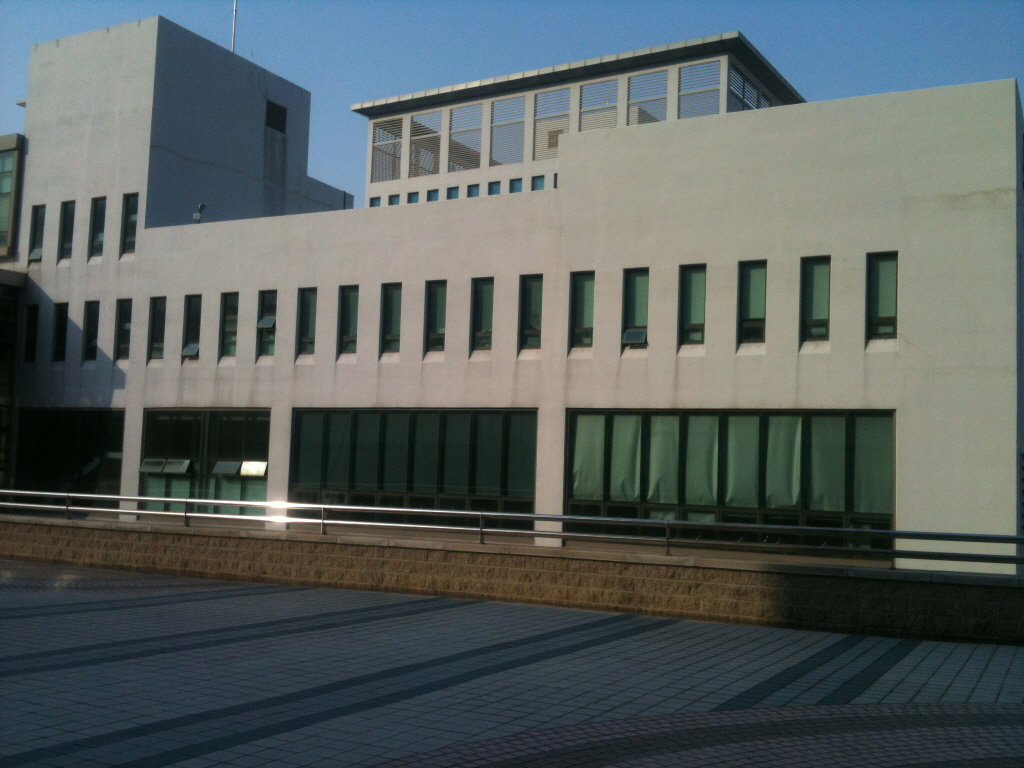
#> input picture dsu7.jpg, 1024 x 768 px
$ jupyter execute 1.4.13.ipynb
#> lines starting #> are read from the running program, lines starting #| are printed output that depends on the picture
[cell 1]
import cv2
from PIL import Image
import numpy as np
import matplotlib.pyplot as pl
from matplotlib import pyplot as plt

def nothing(x):
    pass

img = cv2.imread('dsu7.jpg')
#> img is the input picture: shape (768, 1024, 3); mean B, G, R 95.7, 96.2, 88.1
gray = cv2.cvtColor(img,cv2.COLOR_BGR2GRAY)
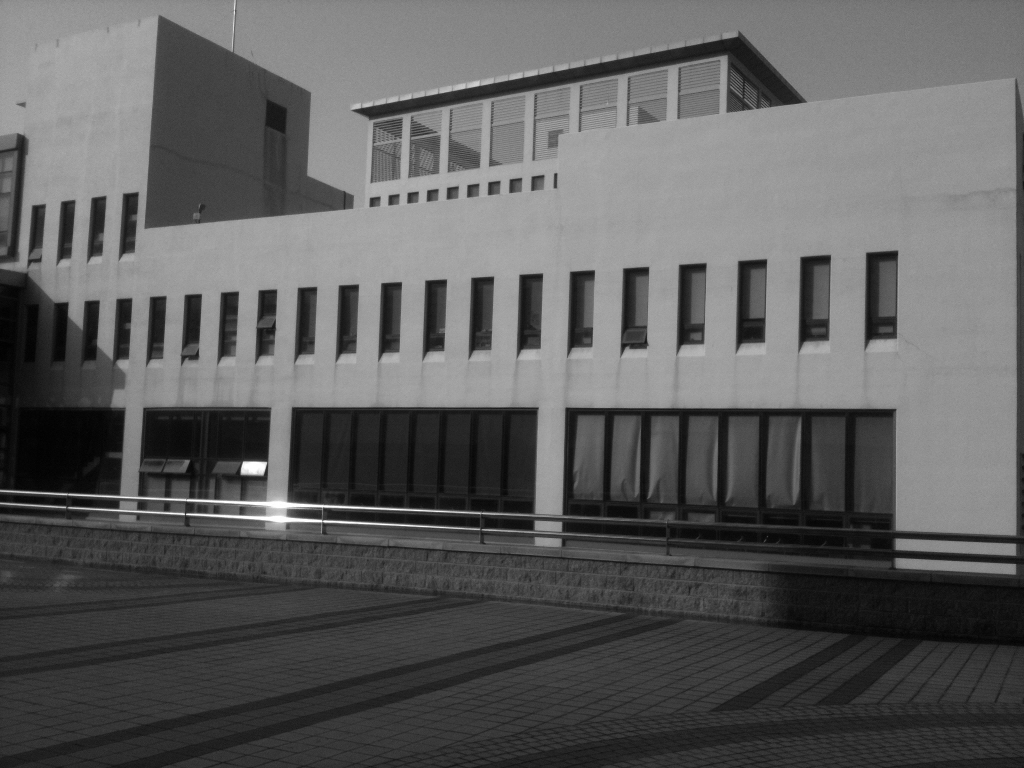
#> gray: shape (768, 1024); min 1, max 255, mean 93.7
edges = cv2.Canny(gray,50,150,apertureSize = 3)
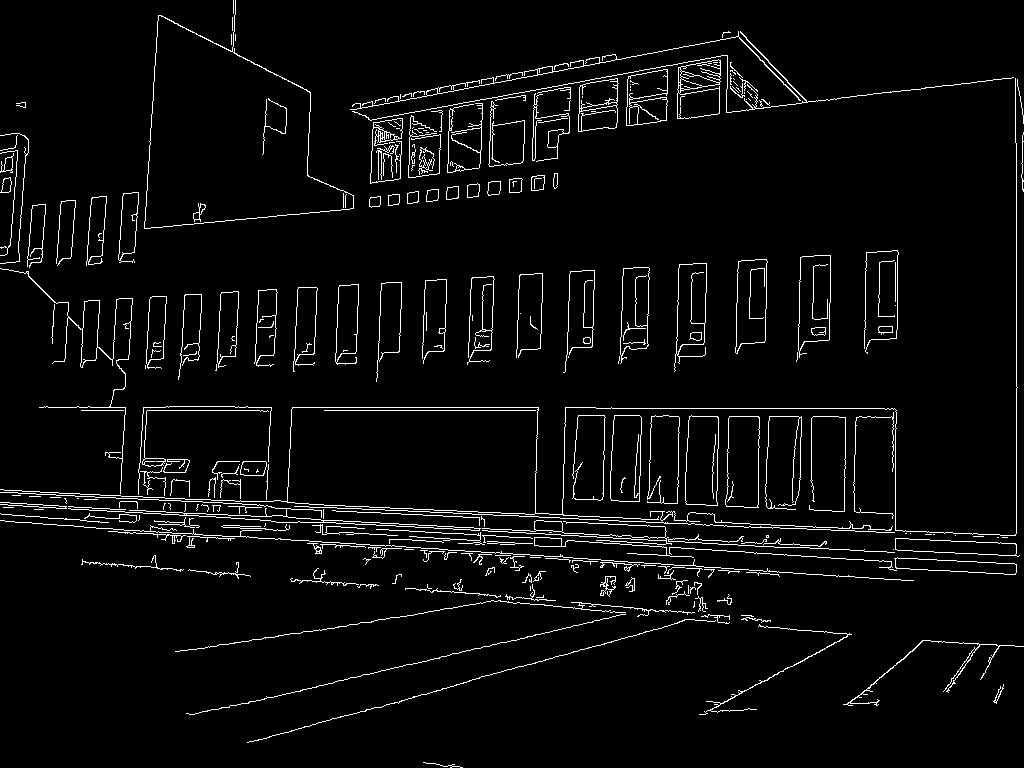
#> edges: shape (768, 1024); 4% white in thin lines or dots

cv2.namedWindow('image')
cv2.createTrackbar('threshold', 'image', 100, 500, nothing)
cv2.createTrackbar('number', 'image', 1, 100, nothing)
font = cv2.FONT_HERSHEY_SIMPLEX
while(1):
    k = cv2.waitKey(1) & 0xFF
#> (key Esc is pressed here)
    if k == 27:
        break
    threshold = cv2.getTrackbarPos('threshold', 'image')
    number = cv2.getTrackbarPos('number', 'image')
    lines = cv2.HoughLines(edges, 1, np.pi/180, threshold)
    img_rgb = cv2.imread('dsu7.jpg')
    numbers = number
    if(lines.shape[0]<number):
        numbers = lines.shape[0]
    msg = "numbers:"+str(lines.shape[0])
    cv2.putText(img_rgb, msg, (10, 30), font, 0.5, (255,255,255), 1, cv2.LINE_AA)
    for i in range(numbers):
        for rho,theta in lines[i]:
            a = np.cos(theta)
            b = np.sin(theta)
            x0 = a*rho
            y0 = b*rho
            x1 = int(x0 + 1000*(-b))
            y1 = int(y0 + 1000*(a))
            x2 = int(x0 - 1000*(-b))
            y2 = int(y0 - 1000*(a))
            cv2.line(img_rgb,(x1,y1),(x2,y2),(0,0,255),2)
    cv2.imshow('image',img_rgb)
cv2.destroyAllWindows()

[cell 2]
import cv2
from PIL import Image
import numpy as np
import matplotlib.pyplot as pl
from matplotlib import pyplot as plt

def nothing(x):
    pass

img = cv2.imread('dsu7.jpg')
gray = cv2.cvtColor(img,cv2.COLOR_BGR2GRAY)
edges = cv2.Canny(gray,50,150,apertureSize = 3)

cv2.namedWindow('image')
cv2.createTrackbar('minLineLength', 'image', 1, 500, nothing)
cv2.createTrackbar('maxLineGap', 'image', 1, 500, nothing)
cv2.createTrackbar('number', 'image', 1, 500, nothing)
font = cv2.FONT_HERSHEY_SIMPLEX
while(1):
    k = cv2.waitKey(1) & 0xFF
#> (key Esc is pressed here)

$ run again, with dsu1.jpg copied over dsu7.jpg
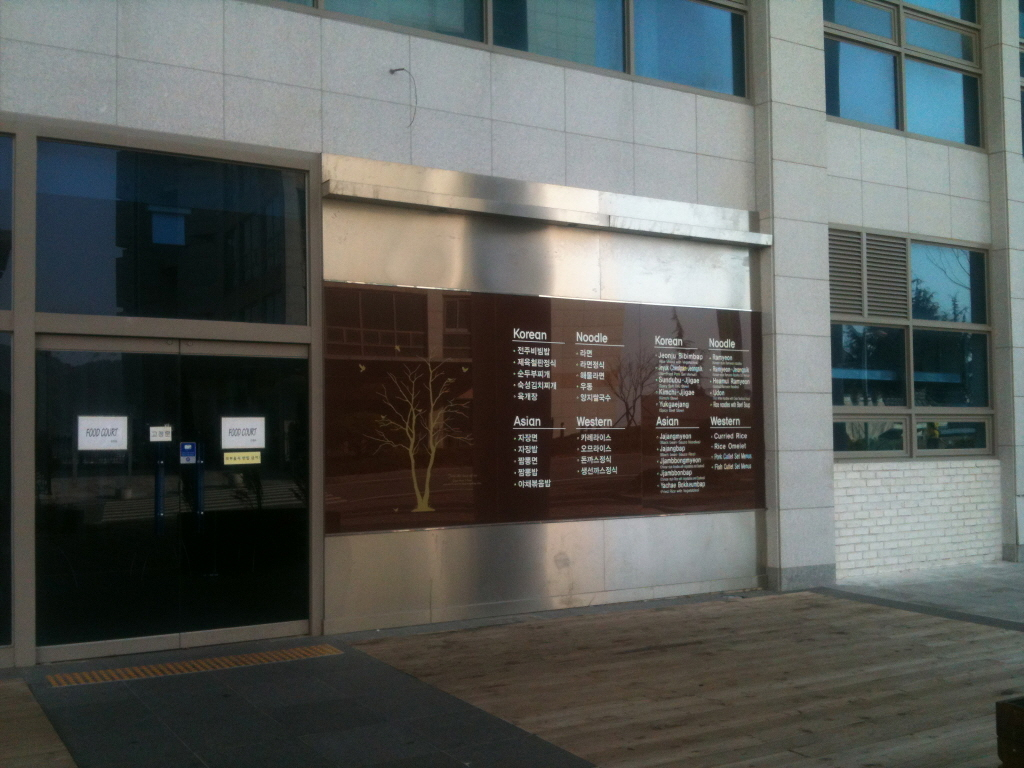
#> input picture dsu1.jpg, 1024 x 768 px
#> img is the input picture: shape (768, 1024, 3); mean B, G, R 88.3, 91.5, 88.3
#> `gray = cv2.cvtColor(img,cv2.COLOR_BGR2GRAY)`:
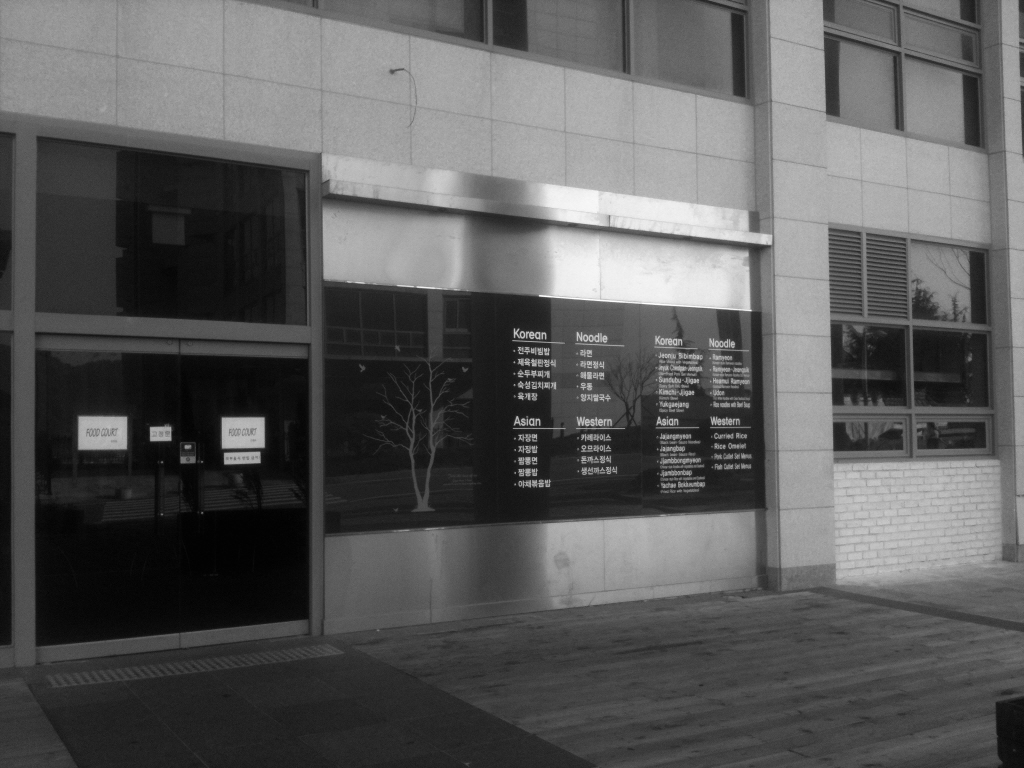
#> gray: shape (768, 1024); min 1, max 255, mean 90.1
#> `edges = cv2.Canny(gray,50,150,apertureSize = 3)`:
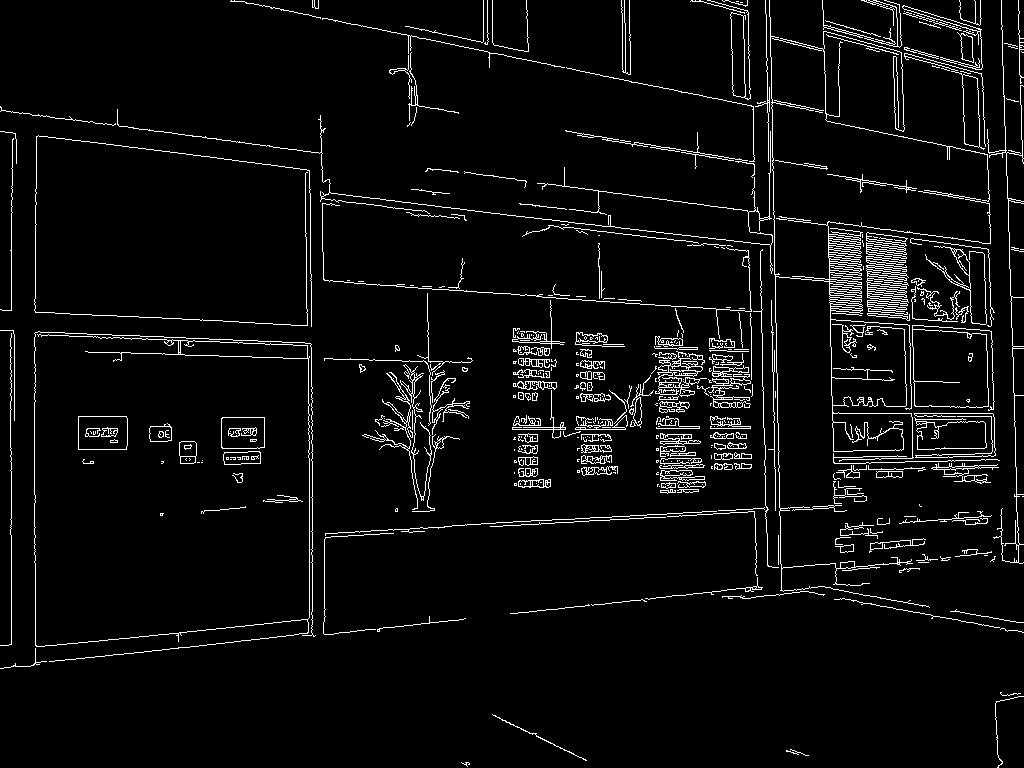
#> edges: shape (768, 1024); 4.7% white in thin lines or dots

$ run again, with dsu2.jpg copied over dsu7.jpg
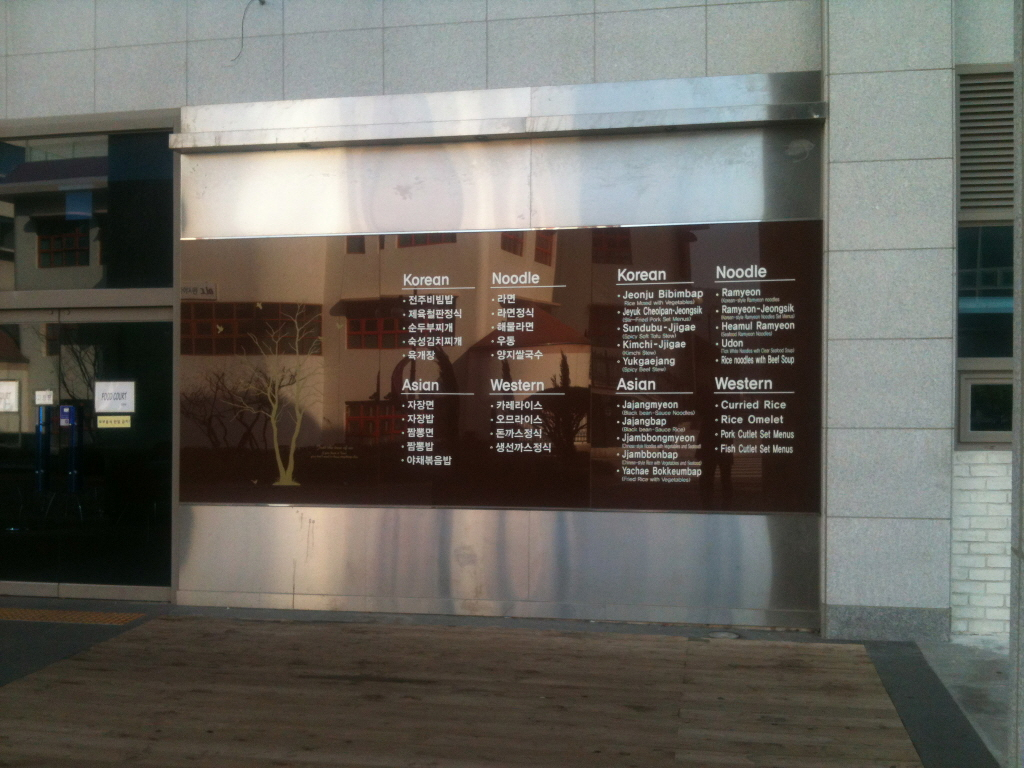
#> input picture dsu2.jpg, 1024 x 768 px
#> img is the input picture: shape (768, 1024, 3); mean B, G, R 93, 99.6, 102.1
#> `gray = cv2.cvtColor(img,cv2.COLOR_BGR2GRAY)`:
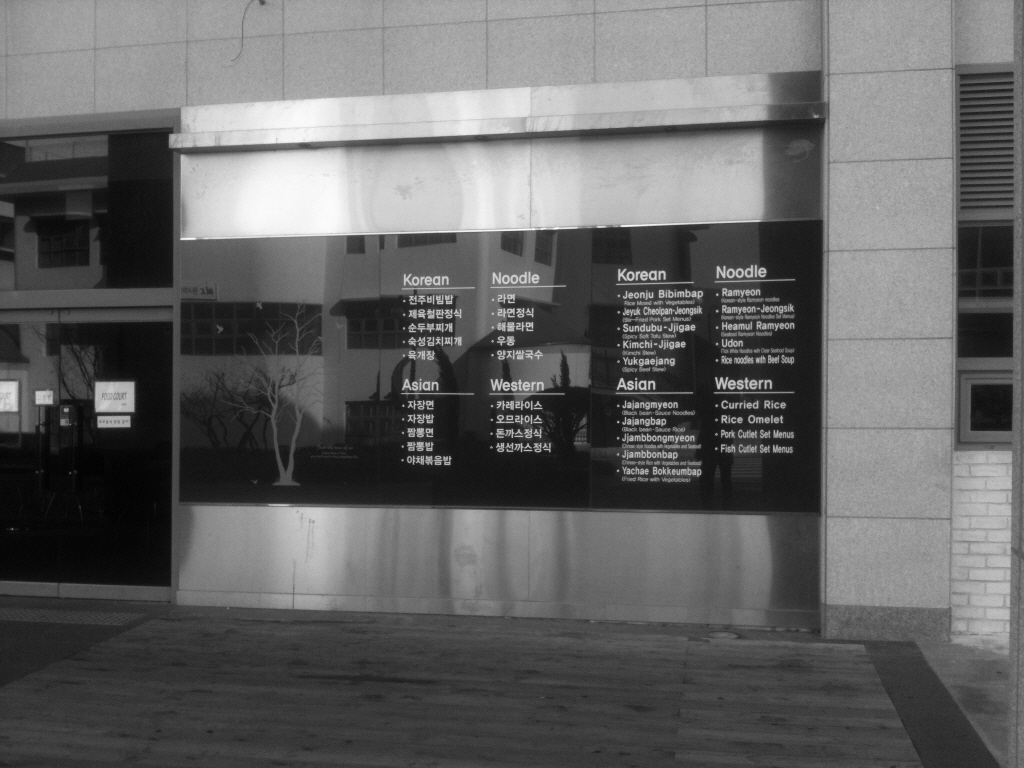
#> gray: shape (768, 1024); min 1, max 253, mean 99.6
#> `edges = cv2.Canny(gray,50,150,apertureSize = 3)`:
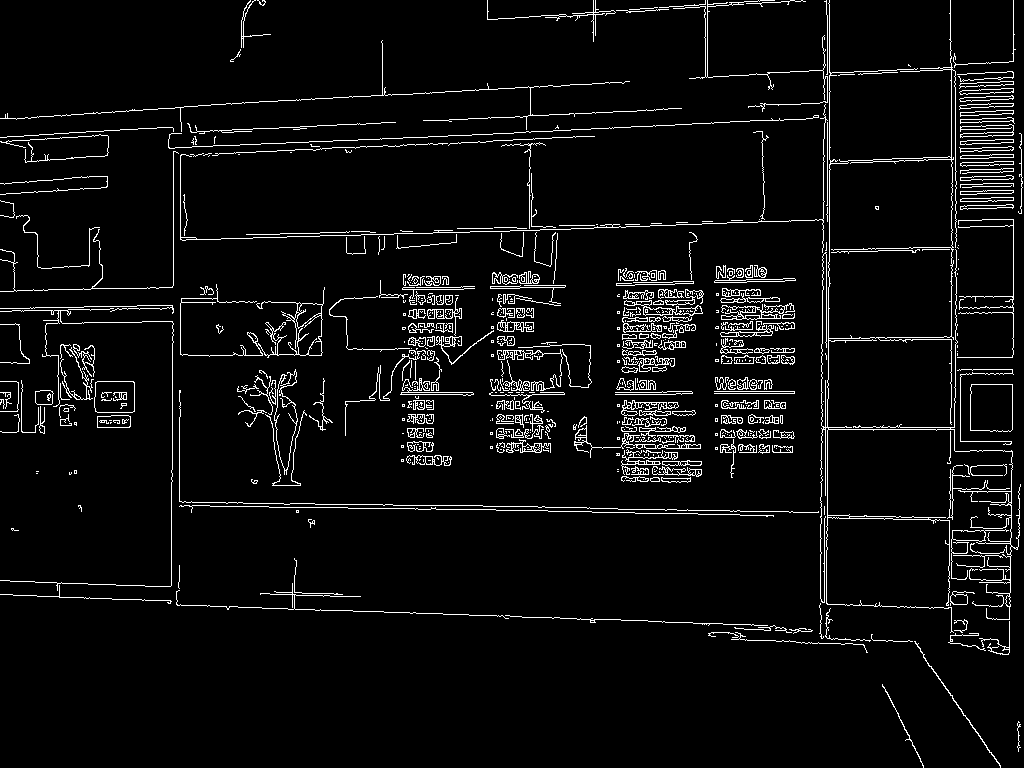
#> edges: shape (768, 1024); 5% white in thin lines or dots

$ run again, with dsu4.jpg copied over dsu7.jpg
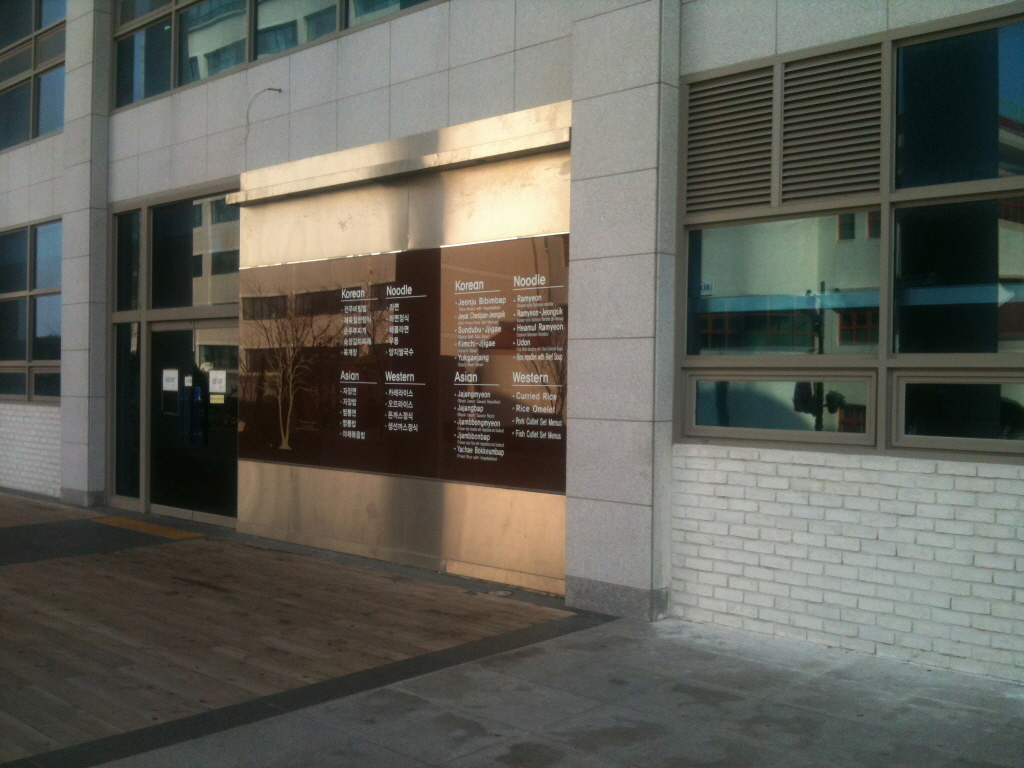
#> input picture dsu4.jpg, 1024 x 768 px
#> img is the input picture: shape (768, 1024, 3); mean B, G, R 89.1, 97.1, 97.1
#> `gray = cv2.cvtColor(img,cv2.COLOR_BGR2GRAY)`:
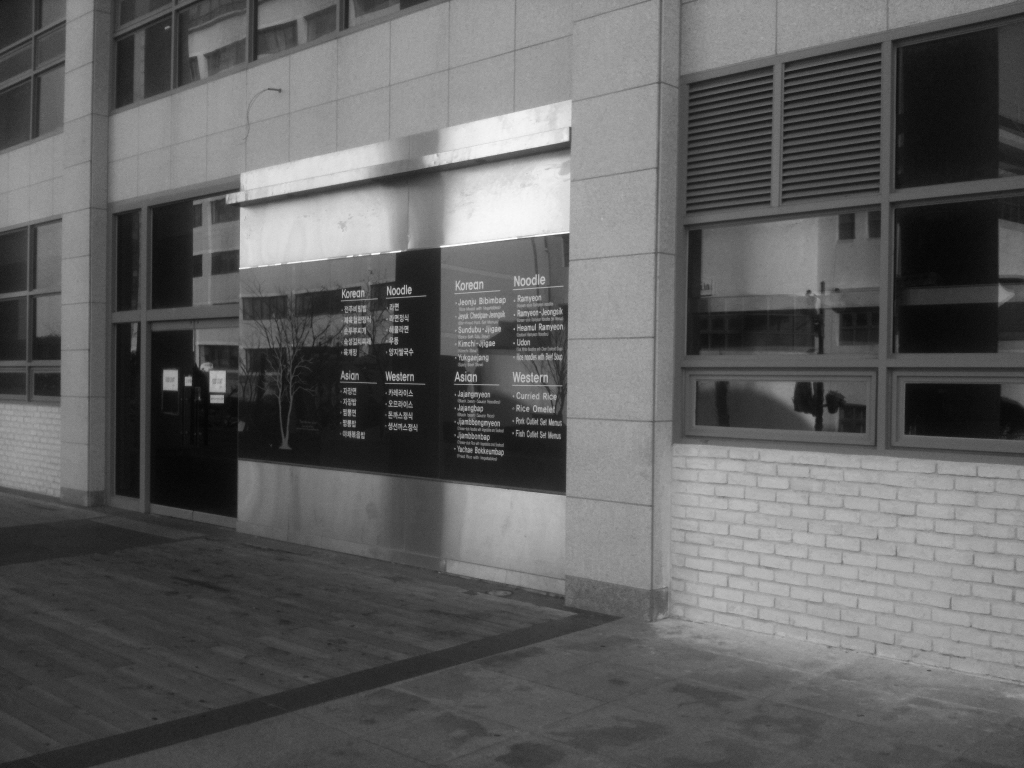
#> gray: shape (768, 1024); min 3, max 254, mean 96.2
#> `edges = cv2.Canny(gray,50,150,apertureSize = 3)`:
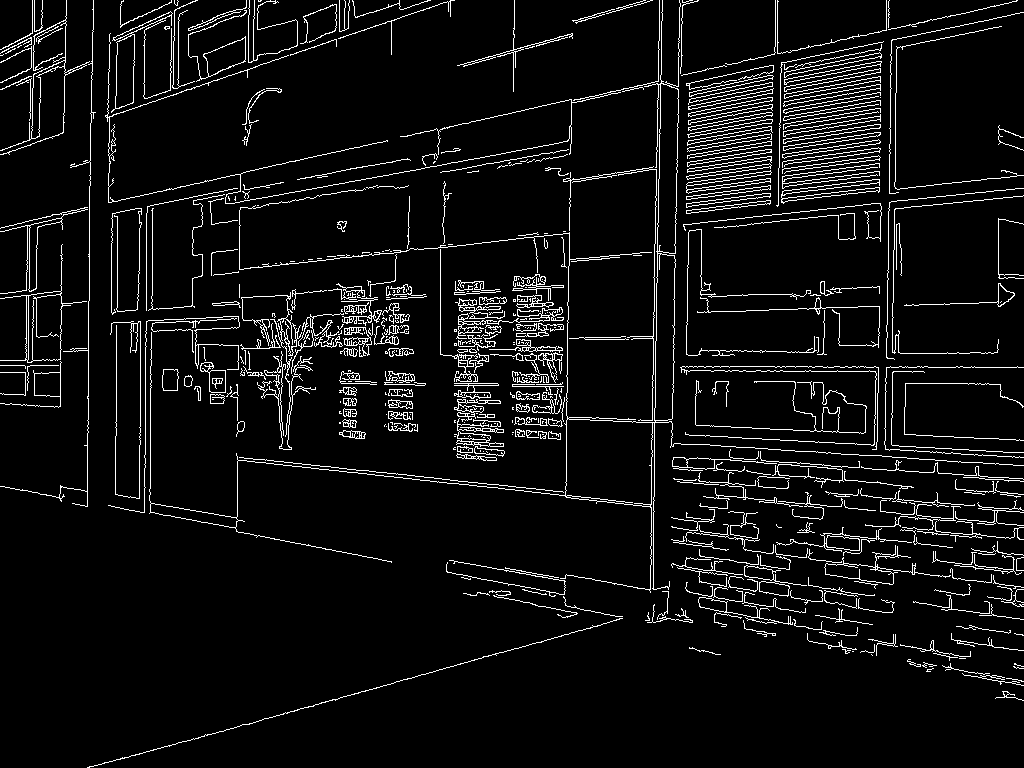
#> edges: shape (768, 1024); 6.3% white in thin lines or dots
